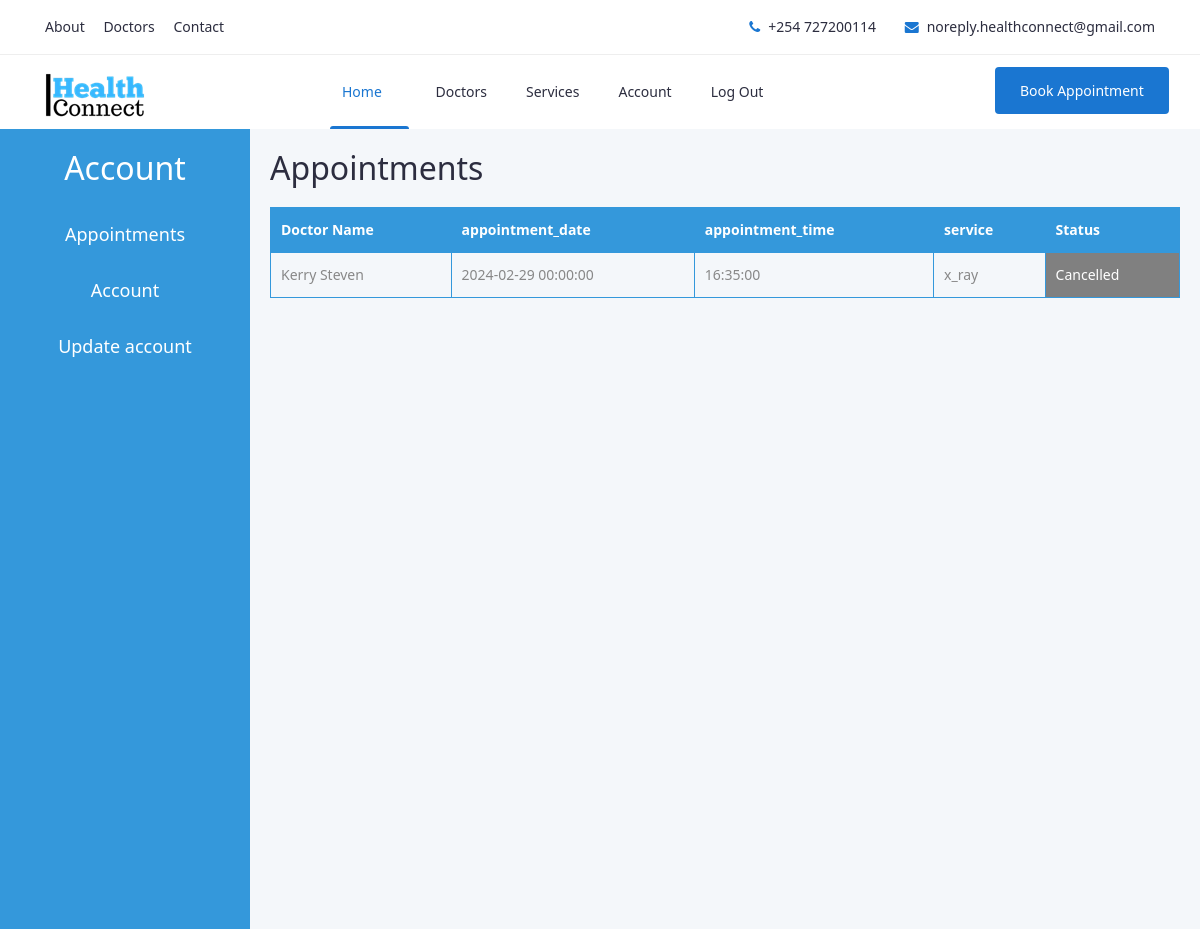
/account (signed in), run on the app's committed database.
### DAS/models.py (models this page shows, shortened)
class Appointment(db.Model):
    appointment_id = db.Column(db.String(), primary_key=True, nullable=False)
    appointment_date = db.Column(db.DateTime, nullable=False, default=datetime.utcnow)
    appointment_time=db.Column(db.String, default='8-10')
    Doctor_id = db.Column(db.String(), db.ForeignKey('doctor.Doctor_id'), nullable=False)
    client_id = db.Column(db.String(),db.ForeignKey('patient.Patient_id'), nullable=False)
    client_email = db.Column(db.String(), nullable=False)
    service = db.Column(db.String(), nullable=False)
    status = db.Column(db.String(), default='Pending')

class Doctor(db.Model):
    Doctor_id = db.Column(db.String(), primary_key=True)
    firstName = db.Column(db.String(20), nullable=False)
    lastName = db.Column(db.String(20), nullable=False)
    license_number = db.Column(db.Integer, unique=True, nullable=False)
    qualification = db.Column(db.String(20), nullable=False)
    specialization = db.Column(db.String(20), nullable=False)
    clinic_name = db.Column(db.String(20), nullable=False)
    clinic_address = db.Column(db.String(20), nullable=False)
    email = db.Column(db.String(120), unique=True, nullable=False)
    user_type = db.Column(db.String(10), default='Doctor')
    working_hours = db.Column(db.String, nullable=False)
    Short_description = db.Column(db.Text)
    services = db.relationship('Service', backref='doctor', lazy=True)  # One-to-Many relationship
    patients = db.relationship('Patient', secondary=doctor_patient_association, backref='doctors', lazy=True)
    profile_pic = db.Column(db.String(20), nullable=False, default='default.jpg')
    Appointments = db.relationship('Appointment', backref='doctor', lazy=True)

### DAS/routes.py (the view)
@app.route('/account', methods=['POST', 'GET'])
@login_required
def account():
    if current_user.user_type == 'Doctor':
        appointments = Appointment.query.filter_by(Doctor_id = current_user.id).all()
    else:
        appointments = Appointment.query.filter_by(client_id = current_user.id).all()
    return render_template('account.html', appointments=appointments, user=current_user)

### DAS/models.py (called while the page is built)
@login_manager.user_loader
def load_user(user_id):
    return User.query.get(user_id)

### DAS/templates/account.html (shortened to what this page needs)
{% extends 'layout.html' %}
{% block content %}
<head>
    <link rel="stylesheet" href="{{url_for('static', filename='css/account.css')}}">
</head>
    <div class="contain">
        <div class="sidebar">
            <h2>Account</h2>
            <ul>
                <li><a href="{{url_for('account')}}">Appointments</a></li>
                <li><a href="#account">Account</a></li>
                {% if current_user.user_type == 'Doctor'%}
                    <li><a href="{{url_for('doc_services')}}">your services</a></li>
                    <li><a href="{{url_for('user_account')}}">Update Account</a></li>
                {%else%}
                    <li><a href="{{url_for('user_account')}}">Update account</a></li>
                {%endif%}
            </ul>
        </div>
        <div class="content">
            {% if current_user.user_type == 'Doctor'%}
                <h2 id="appointments">Appointments</h2>
                <table>
                    <tr>
                        <th>Patient Name</th>
                        <th>appointment_date</th>
                        <th>appointment_time</th>
                        <th>service</th>
                        <th>Status</th>
                    </tr>
                    {% if appointments == []%}
                        <tr>
                            <td colspan="5">No appointments yet</td>
                        </tr>
                    {%endif%}
                    {% for appointment in appointments %}
                    <tr>
                        <td>{{ appointment.client.firstName + " " + appointment.client.lastName }}</td>
                        <td>{{ appointment.appointment_date }}</td>
                        <td>{{ appointment.appointment_time }}</td>
                        <td>{{ appointment.service }}</td>
                        {% if appointment.status == 'Pending'%}
                            <td class="pending">{{ appointment.status }}</td>
                            <td class="approve_btn"><a href="{{url_for('appointment_status_approve', appointment_id = appointment.appointment_id)}}">Approve</a></td>
                            <td class="reject_btn"><a href="{{url_for('appointment_status_reject', appointment_id = appointment.appointment_id)}}">Reject</a></td>
                        {%elif appointment.status == 'Approved'%}
                            <td class="approved">{{ appointment.status }}</td>
                        {%elif appointment.status == 'Rejected'%}
                            <td class="rejected">{{ appointment.status }}</td>
                        {%else%}
                            <td class="cancelled">{{ appointment.status }}</td>
                        {%endif%}
                    </tr>
                    {% endfor %}
                </table>
            {%else%}
                <h2 id="appointments">Appointments</h2>
                <table>
                    <tr>
                        <th>Doctor Name</th>
                        <th>appointment_date</th>
                        <th>appointment_time</th>
                        <th>service</th>
                        <th>Status</th>
                    </tr>
                    {% for appointment in appointments %}
                    <tr>
                        <td>{{ appointment.doctor.firstName + " " + appointment.doctor.lastName }}</td>
                        <td>{{ appointment.appointment_date }}</td>
                        <td>{{ appointment.appointment_time }}</td>
                        <td>{{ appointment.service }}</td>
                        {% if appointment.status == 'Pending'%}
                            <td class="pending">{{ appointment.status }}</td>
                            <td class="cancel_btn"><a href="{{url_for('cancel_appointment', appointment_id = appointment.appointment_id)}}">Cancel Appointment</a></td>
                        {%elif appointment.status == 'Approved'%}
                            <td class="approved">{{ appointment.status }}</td>
                        {%elif appointment.status == 'Rejected'%}
                            <td class="rejected">{{ appointment.status }}</td>
                        {%else%}
                            <td class="cancelled">{{ appointment.status }}</td>
                        {%endif%}
                    </tr>
                    {% endfor %}
                </table>
            {%endif%}
        </div>
    </div>
{% endblock %}

### DAS/static/css/account.css (style rules this page uses)
body { margin: 0; font-family: 'Segoe UI', Tahoma, Geneva, Verdana, sans-serif; background-color: #f4f7fa; }
.contain { display: flex; }
.sidebar { height: 100vh; width: 250px; background-color: #3498db; padding-top: 20px; }
.sidebar h2 { color: #ffffff; text-align: center; margin-bottom: 20px; }
.sidebar ul { list-style-type: none; padding: 0; }
.sidebar li { padding: 15px; text-align: center; }
.sidebar a { text-decoration: none; color: #3498db; font-size: 18px; transition: color 0.3s; }
.cancelled { background-color:grey; color: #fff; }
.content { flex: 1; padding: 20px; }
.sidebar a { text-decoration: none; color: #ffffff; font-size: 18px; }
table { width: 100%; border-collapse: collapse; margin-top: 20px; }
th, td { border: 1px solid #3498db; padding: 10px; text-align: left; }
th { background-color: #3498db; color: #ffffff; }

### data on the page
Appointment: doctor "Kerry Steven", appointment_date "2024-02-29 00:00:00", appointment_time "16:35:00", service "x_ray", status "Cancelled"
